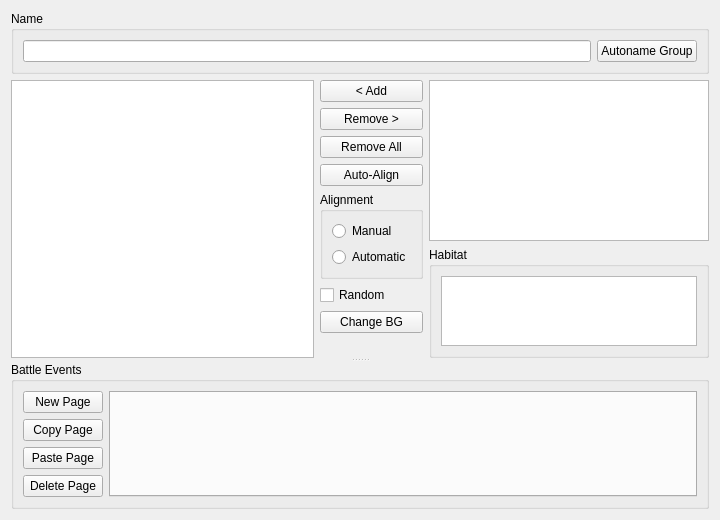
<?xml version="1.0" encoding="UTF-8"?>
<ui version="4.0">
 <class>EnemyGroupWidget</class>
 <widget class="QWidget" name="EnemyGroupWidget">
  <property name="geometry">
   <rect>
    <x>0</x>
    <y>0</y>
    <width>720</width>
    <height>520</height>
   </rect>
  </property>
  <property name="windowTitle">
   <string>Monster Group</string>
  </property>
  <layout class="QVBoxLayout" name="layoutMain">
   <item>
    <widget class="QGroupBox" name="groupName">
     <property name="title">
      <string>Name</string>
     </property>
     <layout class="QHBoxLayout" name="layoutName">
      <item>
       <widget class="QLineEdit" name="lineName"/>
      </item>
      <item>
       <widget class="QPushButton" name="pushAutoName">
        <property name="text">
         <string>Autoname Group</string>
        </property>
       </widget>
      </item>
     </layout>
    </widget>
   </item>
   <item>
    <widget class="QSplitter" name="splitter">
     <property name="orientation">
      <enum>Qt::Vertical</enum>
     </property>
     <property name="childrenCollapsible">
      <bool>false</bool>
     </property>
     <widget class="QWidget" name="widgetMembers">
      <layout class="QHBoxLayout" name="layoutMembers">
       <property name="leftMargin">
        <number>0</number>
       </property>
       <property name="topMargin">
        <number>0</number>
       </property>
       <property name="rightMargin">
        <number>0</number>
       </property>
       <property name="bottomMargin">
        <number>0</number>
       </property>
       <item>
        <widget class="EnemyGroupView" name="graphicsTroop">
         <property name="sizePolicy">
          <sizepolicy hsizetype="Expanding" vsizetype="Expanding">
           <horstretch>2</horstretch>
           <verstretch>0</verstretch>
          </sizepolicy>
         </property>
         <property name="toolTip">
          <string>Drag the monsters to place them. Right-click a monster to hide it at the start of the battle.</string>
         </property>
        </widget>
       </item>
       <item>
        <layout class="QVBoxLayout" name="layoutButtons">
         <item>
          <widget class="QPushButton" name="pushAdd">
           <property name="text">
            <string>&lt; Add</string>
           </property>
          </widget>
         </item>
         <item>
          <widget class="QPushButton" name="pushRemove">
           <property name="text">
            <string>Remove &gt;</string>
           </property>
          </widget>
         </item>
         <item>
          <widget class="QPushButton" name="pushRemoveAll">
           <property name="text">
            <string>Remove All</string>
           </property>
          </widget>
         </item>
         <item>
          <widget class="QPushButton" name="pushAutoAlign">
           <property name="text">
            <string>Auto-Align</string>
           </property>
          </widget>
         </item>
         <item>
          <widget class="QGroupBox" name="groupAlignment">
           <property name="title">
            <string>Alignment</string>
           </property>
           <layout class="QVBoxLayout" name="layoutAlignment">
            <item>
             <widget class="QRadioButton" name="radioManual">
              <property name="text">
               <string>Manual</string>
              </property>
             </widget>
            </item>
            <item>
             <widget class="QRadioButton" name="radioAutomatic">
              <property name="text">
               <string>Automatic</string>
              </property>
             </widget>
            </item>
           </layout>
          </widget>
         </item>
         <item>
          <widget class="QCheckBox" name="checkRandom">
           <property name="text">
            <string>Random</string>
           </property>
           <property name="toolTip">
            <string>Some monsters of the group are randomly left out of the battle</string>
           </property>
          </widget>
         </item>
         <item>
          <widget class="QPushButton" name="pushChangeBackdrop">
           <property name="text">
            <string>Change BG</string>
           </property>
           <property name="toolTip">
            <string>Background shown here only, to place the monsters</string>
           </property>
          </widget>
         </item>
         <item>
          <spacer name="spacerButtons">
           <property name="orientation">
            <enum>Qt::Vertical</enum>
           </property>
           <property name="sizeHint" stdset="0">
            <size>
             <width>0</width>
             <height>0</height>
            </size>
           </property>
          </spacer>
         </item>
        </layout>
       </item>
       <item>
        <layout class="QVBoxLayout" name="layoutLists">
         <item>
          <widget class="QListWidget" name="listEnemies">
           <property name="sizePolicy">
            <sizepolicy hsizetype="Expanding" vsizetype="Expanding">
             <horstretch>1</horstretch>
             <verstretch>2</verstretch>
            </sizepolicy>
           </property>
           <property name="toolTip">
            <string>Double-click a monster to add it to the group</string>
           </property>
          </widget>
         </item>
         <item>
          <widget class="QGroupBox" name="groupTerrain">
           <property name="sizePolicy">
            <sizepolicy hsizetype="Expanding" vsizetype="Expanding">
             <horstretch>1</horstretch>
             <verstretch>1</verstretch>
            </sizepolicy>
           </property>
           <property name="title">
            <string>Habitat</string>
           </property>
           <layout class="QVBoxLayout" name="layoutTerrain">
            <item>
             <widget class="QListWidget" name="listTerrains">
              <property name="toolTip">
               <string>Terrains where the group is met in random encounters</string>
              </property>
             </widget>
            </item>
           </layout>
          </widget>
         </item>
        </layout>
       </item>
      </layout>
     </widget>
     <widget class="QGroupBox" name="groupEvents">
      <property name="title">
       <string>Battle Events</string>
      </property>
      <layout class="QHBoxLayout" name="layoutEvents">
       <item>
        <layout class="QVBoxLayout" name="layoutPageButtons">
         <item>
          <widget class="QPushButton" name="pushNewPage">
           <property name="text">
            <string>New Page</string>
           </property>
          </widget>
         </item>
         <item>
          <widget class="QPushButton" name="pushCopyPage">
           <property name="text">
            <string>Copy Page</string>
           </property>
          </widget>
         </item>
         <item>
          <widget class="QPushButton" name="pushPastePage">
           <property name="text">
            <string>Paste Page</string>
           </property>
          </widget>
         </item>
         <item>
          <widget class="QPushButton" name="pushDeletePage">
           <property name="text">
            <string>Delete Page</string>
           </property>
          </widget>
         </item>
         <item>
          <spacer name="spacerPageButtons">
           <property name="orientation">
            <enum>Qt::Vertical</enum>
           </property>
           <property name="sizeHint" stdset="0">
            <size>
             <width>0</width>
             <height>0</height>
            </size>
           </property>
          </spacer>
         </item>
        </layout>
       </item>
       <item>
        <widget class="QTabWidget" name="tabPages">
         <property name="sizePolicy">
          <sizepolicy hsizetype="Expanding" vsizetype="Expanding">
           <horstretch>1</horstretch>
           <verstretch>0</verstretch>
          </sizepolicy>
         </property>
        </widget>
       </item>
      </layout>
     </widget>
    </widget>
   </item>
  </layout>
 </widget>
 <customwidgets>
  <customwidget>
   <class>EnemyGroupView</class>
   <extends>QGraphicsView</extends>
   <header>ui/database/enemy_group_view.h</header>
  </customwidget>
 </customwidgets>
 <resources/>
 <connections/>
</ui>
